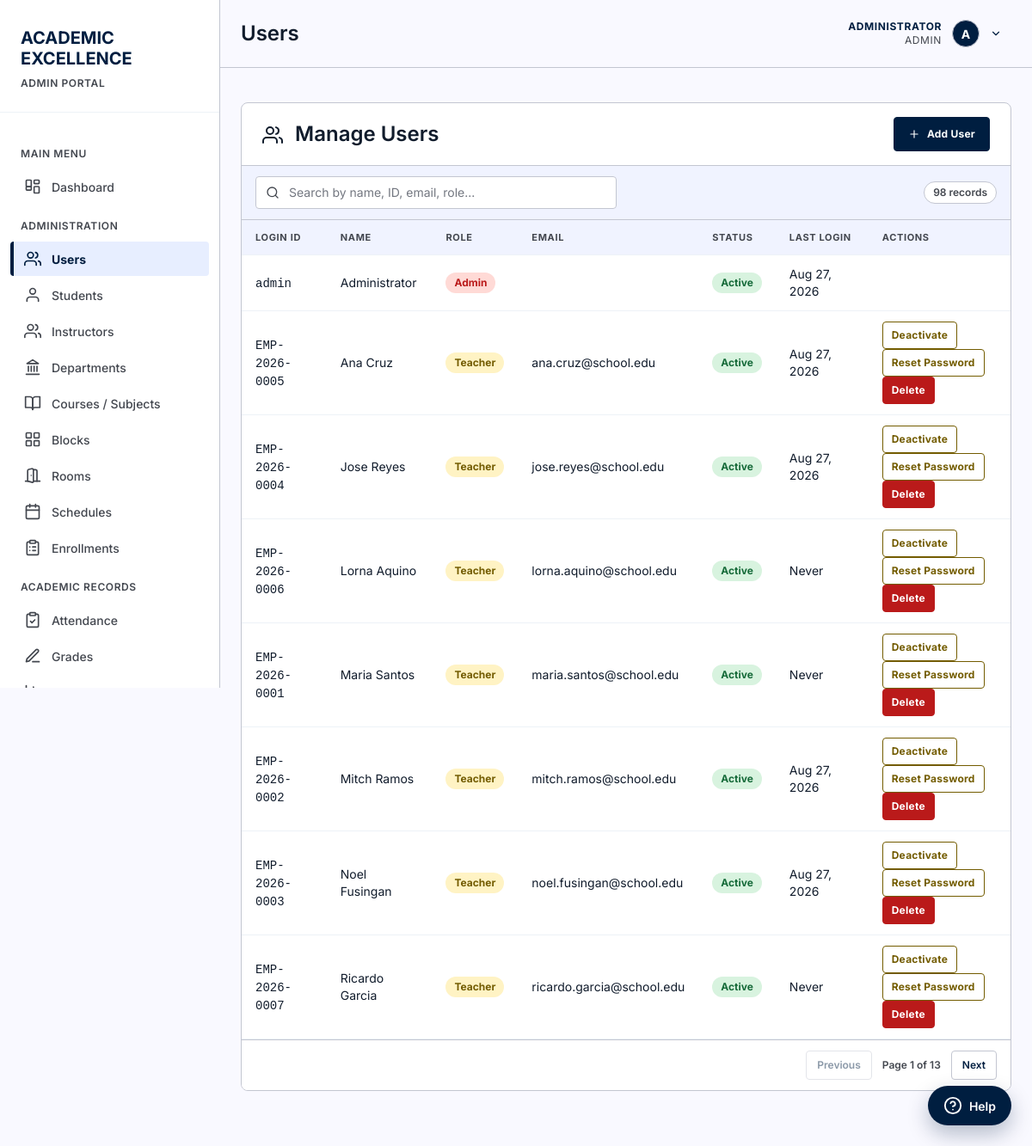
Before: /pages/users.php (signed in) with the older database file.
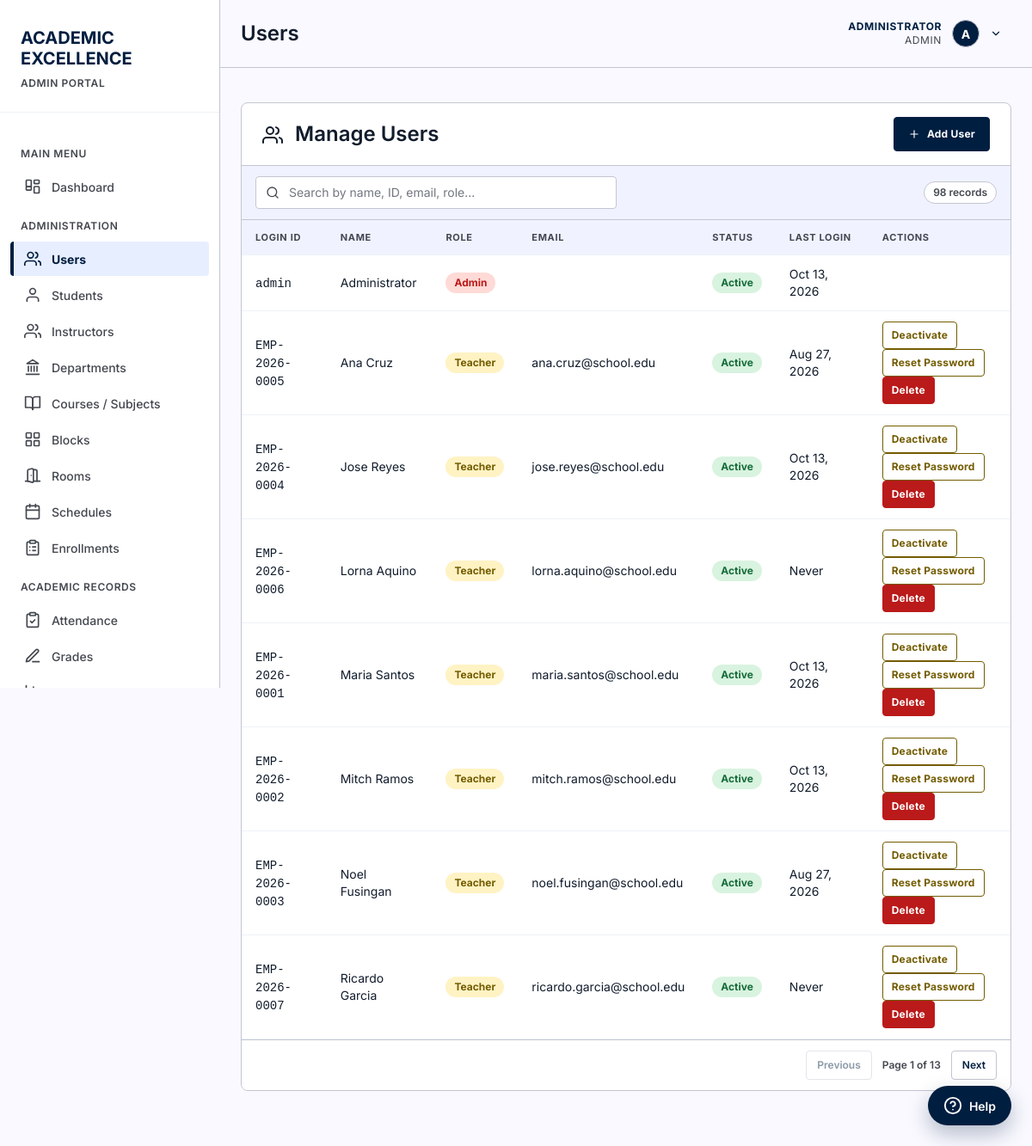
After: the same page with the newer database file.
### tables this page shows
CREATE TABLE "users" (
                    id INTEGER PRIMARY KEY AUTOINCREMENT,
                    username TEXT NOT NULL UNIQUE,
                    password TEXT NOT NULL,
                    full_name TEXT NOT NULL,
                    email TEXT UNIQUE,
                    role TEXT NOT NULL DEFAULT 'student' CHECK(role IN ('admin', 'instructor', 'student')),
                    is_active INTEGER NOT NULL DEFAULT 1 CHECK(is_active IN (0, 1)),
                    last_login_at DATETIME,
                    created_at DATETIME NOT NULL DEFAULT CURRENT_TIMESTAMP,
                    updated_at DATETIME NOT NULL DEFAULT CURRENT_TIMESTAMP
                );

### includes/auth.php (called while the page is built, shortened)
<?php
function currentUser() {
    static $user = false;
    if ($user === false) {
        $db = getDB();
        $stmt = $db->prepare("SELECT * FROM users WHERE id = :id AND is_active = 1");
        $stmt->execute([':id' => (int) $_SESSION['user_id']]);
        $user = $stmt->fetch() ?: null;
    }
    return $user;
}
function isLoggedIn() {
    return currentUser() !== null;
}
function requireLogin() {
    if (!isLoggedIn()) {
        header('Location: ' . baseUrl() . 'login.php');
        exit();
    }
}
function requireRole(...$roles) {
    requireLogin();
    $user = currentUser();
}
function roleLabel($role) {
    return [
        'admin'      => 'Admin',
        'instructor' => 'Teacher',
        'student'    => 'Student'
    ][$role] ?? ucfirst((string) $role);
}

### includes/functions.php (called while the page is built, shortened)
<?php
require_once __DIR__ . '/auth.php';
require_once __DIR__ . '/icons.php';
function formatDate($date) {
    return date('M d, Y', strtotime($date));
}

### pages/users.php (the view, shortened to what the changed rows need)
<?php
require_once '../includes/functions.php';
requireRole('admin');
$db = getDB();
$usersStmt = $db->query("
    SELECT u.*,
           COALESCE(s.student_id, i.employee_id, u.username) AS login_id,
           COALESCE(s.first_name || ' ' || s.last_name, i.first_name || ' ' || i.last_name, u.full_name) AS display_name
    FROM users u
    LEFT JOIN students s ON s.user_id = u.id
    LEFT JOIN instructors i ON i.user_id = u.id
    ORDER BY u.role, display_name
");
$allUsers = $usersStmt->fetchAll();
$pageTitle = 'Users';
include '../includes/header.php';
?>
<main>
    <div class="card">
        <div class="card-header" style="display: flex; justify-content: space-between; align-items: center;">
            <h2><?php echo icon('users', 24); ?> Manage Users</h2>
        </div>
        <table data-pagination data-page-size="8" id="userTable">
            <thead>
                <tr>
                    <th>Login ID</th>
                    <th>Name</th>
                    <th>Role</th>
                    <th>Email</th>
                    <th>Status</th>
                    <th>Last Login</th>
                    <th>Actions</th>
                </tr>
            </thead>
            <tbody>
                <?php foreach ($allUsers as $u): ?>
                <tr data-search="<?php echo htmlspecialchars(strtolower($u['login_id'] . ' ' . $u['display_name'] . ' ' . roleLabel($u['role']) . ' ' . ($u['email'] ?? ''))); ?>">
                    <td data-label="Login ID"><code><?php echo htmlspecialchars($u['login_id']); ?></code></td>
                    <td data-label="Name"><?php echo htmlspecialchars($u['display_name']); ?></td>
                    <td data-label="Role">
                        <span class="grade-badge role-<?php echo $u['role']; ?>"><?php echo roleLabel($u['role']); ?></span>
                    </td>
                    <td data-label="Email"><?php echo htmlspecialchars($u['email'] ?? ''); ?></td>
                    <td data-label="Status">
                        <span class="attendance-badge status-<?php echo $u['is_active'] ? 'present' : 'absent'; ?>">
                            <?php echo $u['is_active'] ? 'Active' : 'Inactive'; ?>
                        </span>
                    </td>
                    <td data-label="Last Login"><?php echo $u['last_login_at'] ? formatDate($u['last_login_at']) : 'Never'; ?></td>
                    <td data-label="Actions">
                        <?php if ($u['role'] !== 'admin'): ?>
                        <form method="POST" style="display: inline;">
                            <button type="submit" class="btn btn-secondary btn-sm">
                                <?php echo $u['is_active'] ? 'Deactivate' : 'Activate'; ?>
                            </button>
                        </form>
                        <form method="POST" style="display: inline;">
                            <button type="submit" class="btn btn-secondary btn-sm">Reset Password</button>
                        </form>
                        <form method="POST" style="display: inline;" onsubmit="return confirm('Delete this user account?')">
                            <button type="submit" class="btn btn-danger btn-sm">Delete</button>
                        </form>
                        <?php endif; ?>
                    </td>
                </tr>
                <?php endforeach; ?>
            </tbody>
        </table>
    </div>
</main>
<?php include '../includes/footer.php'; ?>

### includes/header.php (shortened to what the changed rows need)
<?php
require_once __DIR__ . '/functions.php';
$currentPage = basename($_SERVER['PHP_SELF'], '.php');
$assetPrefix = $currentPage === 'index' ? '' : '../';
$user = currentUser();
$role = $user['role'];
$fullName = $user['full_name'];
$roleLabel = roleLabel($role);
$avatarLetter = strtoupper(substr($fullName, 0, 1));
?>
<!DOCTYPE html>
<html lang="en">
<head>
    <link rel="stylesheet" href="<?php echo $assetPrefix; ?>assets/css/style.css">
</head>
<body>
    <aside class="sidebar">
        <div class="sidebar-header">
            <h1>
                <span class="red">ACADEMIC</span><br>
                <span class="white">EXCELLENCE</span>
            </h1>
            <span class="portal-label"><?php echo strtoupper($roleLabel); ?> PORTAL</span>
        </div>
    </aside>
    <div class="main-content">
        <header class="top-header">
            <h1 class="page-title"><?php echo $pageTitle ?? 'Dashboard'; ?></h1>
            <div class="user-info">
                <div class="user-menu">
                    <button class="user-menu-toggle" type="button" aria-haspopup="true" aria-expanded="false">
                        <div class="user-meta">
                            <span class="user-name"><?php echo htmlspecialchars($fullName); ?></span>
                            <span class="user-role"><?php echo $roleLabel; ?></span>
                        </div>
                        <div class="user-avatar"><?php echo $avatarLetter; ?></div>
                        <?php echo icon('chevron-down', 14); ?>
                    </button>
                </div>
            </div>
        </header>
        <div class="page-content">

Changed rows visible on the page:
changed users "Admin": last_login_at "Aug 27, 2026" → "Oct 13, 2026"
changed users "jose.reyes@school.edu": last_login_at "Aug 27, 2026" → "Oct 13, 2026"
changed users "maria.santos@school.edu": last_login_at (not shown) → "Oct 13, 2026"; no longer shows "Never"
changed users "mitch.ramos@school.edu": last_login_at "Aug 27, 2026" → "Oct 13, 2026"
